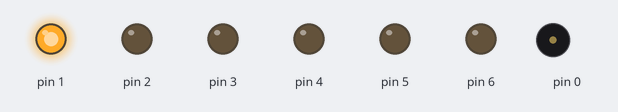
A sketch run on a simulated Arduino Uno, built with avr-gcc and run on an emulated ATmega328P. On the bench: output pins drawn as LEDs (lit = HIGH), buzzer (waves = sounding).

Above: at 0.06 s.
At 0.56 s:
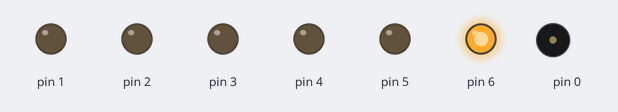
At 0.76 s:
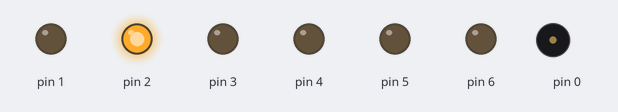
At 1.46 s:
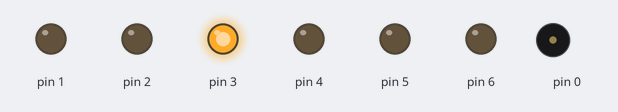
At 2.16 s:
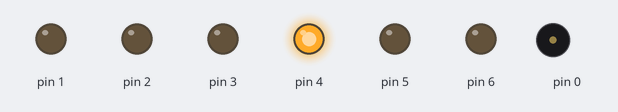
At 2.86 s:
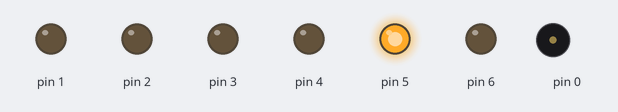
Timing chart, 0 to 3.2 s (numbered marks = the images above):
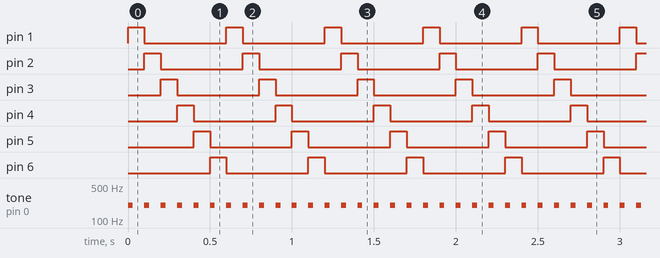

The sketch:

7_ROTATION.ino
```cpp
void setup() {
  for(int i=0;i<=6;i++){
    pinMode(i,OUTPUT);
  }
}
void loop() {
  for(int i=1;i<=6;i++){
    tone(0,200,30);
    digitalWrite(i,HIGH);
    delay(100);
    digitalWrite(i,LOW);
  }
}
```

Measured:
- by itself, pin 1–6: alternates HIGH for 0.10 s and LOW for 0.50 s
- by itself, tone on pin 0: alternates 200 Hz for 0.03 s and silent for 0.07 s
